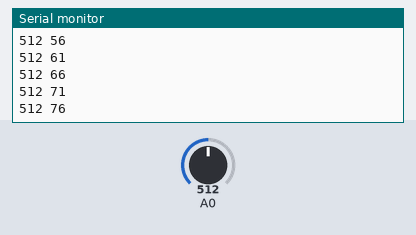
Recording of a sketch running on a simulated Arduino Uno, built with avr-gcc and run on an emulated ATmega328P. Shown: the last lines printed to the serial monitor. Inputs (shaded band) come from the test bench; at power-on: A0 = 512.

Above: at 1.2 s.
1.3 s: A0 set to 716
At 1.36 s:
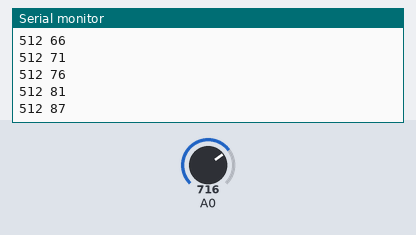
2.8 s: A0 set to 900
At 2.81 s:
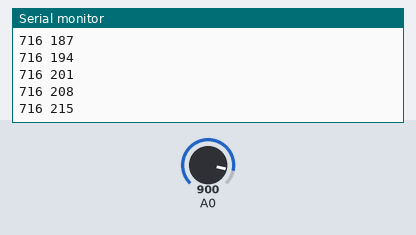
Timing chart, 0 to 5.8 s (numbered marks = the images above; inputs shaded):
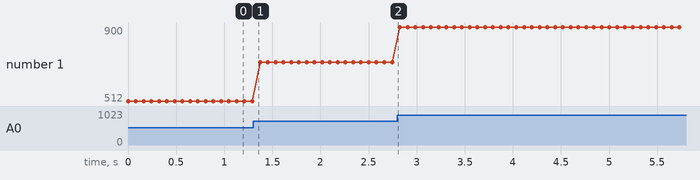

The sketch:

MediaMovelADC.ino
```cpp
/* ========================================================================================================


   Este  código é copiado do professor e tem a função de filtrar um sinal lido pela porta ADC, através do filtro de média média móvel.

   Filtro para ruído das entradas analógicas

   Autor: Eng. Wagner Rambo  Data: Dezembro de 2018

   www.wrkits.com.br | facebook.com/wrkits | youtube.com/user/canalwrkits


======================================================================================================== */


// ========================================================================================================
// --- Constantes Auxiliares ---
#define     num    100         //número de iterações da média móvel


// ========================================================================================================
// --- Protótipo das Funções ---
long moving_average(int sig);


// ========================================================================================================
// --- Variáveis Globais ---
int values[num];              //vetor com num posições, armazena os valores para cálculo da média móvel

int adc_noise1,               //armazena a leitura sem filtro da entrada analógica
    adc_noise2;               //armazena a leitura filtrada da entrada analógica


// ========================================================================================================
// --- Configurações Iniciais ---
void setup()
{

  Serial.begin(115200);      //inicia comunicação serial 115200 baud rate

} //end setup


// ========================================================================================================
// --- Loop Infinito ---
void loop()
{
  adc_noise1 = analogRead(0);
  adc_noise2 = moving_average(adc_noise1);

  Serial.print(adc_noise1);
  Serial.print(" ");
  Serial.println(adc_noise2);

  delay(80);


} //end loop


// ========================================================================================================
// --- Desenvolvimento das Funções ---
long moving_average(int sig)
{
  int i;               //variável auxiliar para iterações
  long acc = 0;        //acumulador

  //Desloca o vetor completamente eliminando o valor mais antigo
  for(i = num; i > 0; i--) values[i] = values[i-1];

  values[0] = sig;           //carrega o sinal no primeiro elemento do vetor

 // long sum = 0;            //Variável para somatório

  for(i = 0; i < num; i++) acc += values[i];


  return acc / num;         //Retorna a média móvel

} //end moving_average
```

Measured:
- plotted number 1: 512 → 716 after the input at 1.3 s
